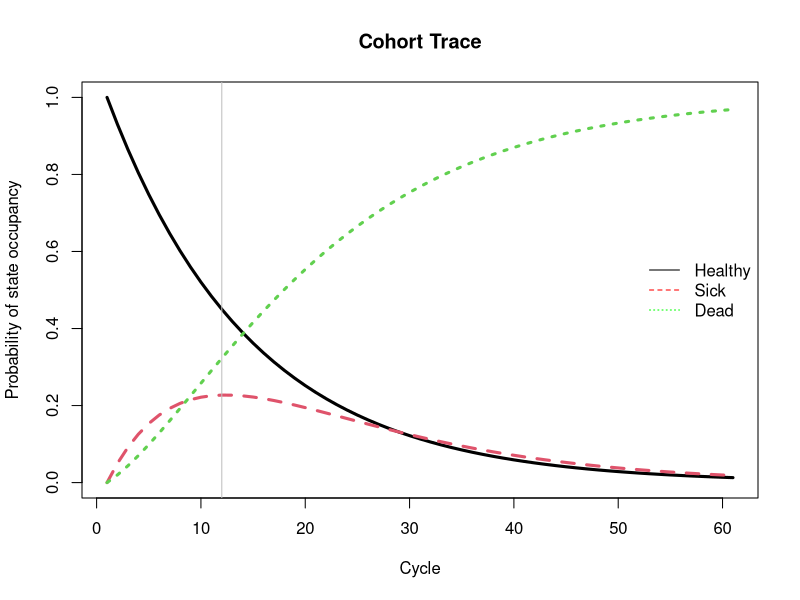
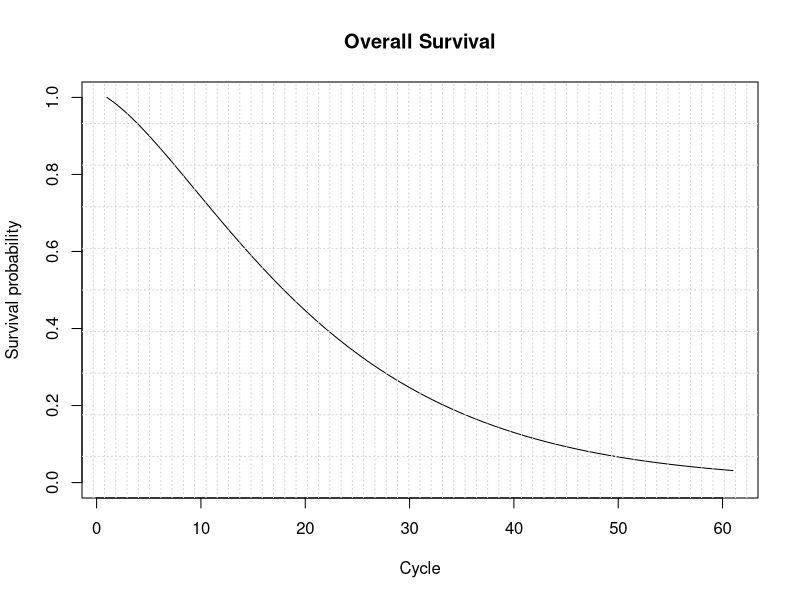
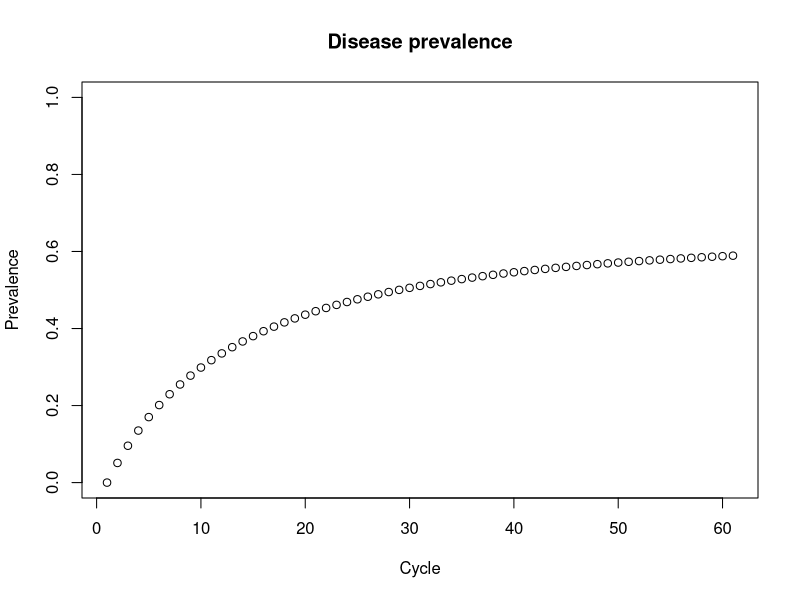

Here is the R script that generated these plots, in order:
## ---- chunk 1
rm(list = ls())      # clear memory (removes all the variables from the workspace)
## ---- chunk 2
# no packages required
## ---- chunk 3
# no functions required
## ---- chunk 4
# Strategy names
v_names_str <- c("Base Case")  

# Number of strategies
n_str <- length(v_names_str)

# Markov model parameters
v_n  <- c("Healthy", "Sick", "Dead")    # state names
n_s  <- length(v_n)                     # number of states
n_t  <- 60                              # number of cycles

p_HD <- 0.02                            # probability to die when healthy
p_HS <- 0.05                            # probability to become sick when healthy
p_SD <- 0.1                             # probability to die when sick

# Costs and utilities  
c_H  <- 400                             # cost of remaining one cycle healthy
c_S  <- 1000                            # cost of remaining one cycle sick
c_D  <- 0                               # cost of remaining one cycle dead
u_H  <- 0.8                             # utility when healthy 
u_S  <- 0.5                             # utility when sick
u_D  <- 0                               # utility when dead
d_e  <- d_c <- 0.03                     # equal discount of costs and QALYs by 3%

# calculate discount weights for costs for each cycle based on discount rate d_c
v_dwc <- 1 / (1 + d_e) ^ (0:n_t) 
# calculate discount weights for effectiveness for each cycle based on discount rate d_e
v_dwe <- 1 / (1 + d_c) ^ (0:n_t) 
## ---- chunk 5
# create the cohort trace
m_M <- matrix(NA, 
              nrow = n_t + 1 ,  # create Markov trace (n.t + 1 because R doesn't 
                                # understand Cycle 0)
              ncol = n_s, 
              dimnames = list(0:n_t, v_n))

m_M[1, ] <- c(1, 0, 0)          # initialize first cycle of Markov trace
## ---- chunk 6
# create the transition probability matrix
m_P  <- matrix(0,
               nrow = n_s,
               ncol = n_s,
               dimnames = list(v_n, v_n)) # name the columns and rows of the transition 
                                          # probability matrix
m_P
## ---- chunk 7
# from Healthy
m_P["Healthy", "Healthy"] <- 1 - p_HD - p_HS
m_P["Healthy", "Sick"]    <- p_HS
m_P["Healthy", "Dead"]    <- p_HD

# from Sick
m_P["Sick", "Sick"] <- 1 - p_SD
m_P["Sick", "Dead"] <- p_SD

# from Dead
m_P["Dead", "Dead"] <- 1

# check rows add up to 1
rowSums(m_P)
## ---- chunk 8
for (t in 1:n_t){                   # loop through the number of cycles
  m_M[t + 1, ] <- m_M[t, ] %*% m_P  # estimate the state vector for the next cycle (t + 1)
}

## ---- chunk 9
matplot(m_M, type = 'l', 
        ylab = "Probability of state occupancy",
        xlab = "Cycle",
        main = "Cohort Trace", lwd = 3)                 # create a plot of the data
legend("right", v_n, col = c("black", "red", "green"), 
       lty = 1:3, bty = "n")                            # add a legend to the graph

abline(v=which.max(m_M[, "Sick"]), col = "gray")
## ---- chunk 10
v_os <- 1 - m_M[, "Dead"]             # calculate the overall survival (OS) probability
v_os <- rowSums(m_M[, 1:2])           # alternative way of calculating the OS probability   

plot(v_os, type = 'l', 
     ylim = c(0, 1),
     ylab = "Survival probability",
     xlab = "Cycle",
     main = "Overall Survival")       # create a simple plot showing the OS

# add grid 
grid(nx = n_t, ny = 10, col = "lightgray", lty = "dotted", lwd = par("lwd"), 
     equilogs = TRUE) 
## ---- chunk 11
v_le <- sum(v_os)           # summing probablity of OS over time  (i.e. life expectancy)
## ---- chunk 12
v_prev <- m_M[, "Sick"]/v_os
plot(v_prev,
     ylim = c(0, 1),
     ylab = "Prevalence",
     xlab = "Cycle",
     main = "Disease prevalence")
## ---- chunk 13
# per cycle
# calculate expected costs by multiplying m_M with the cost vector for the different 
# health states   
v_tc <- m_M %*% c(c_H, c_S, c_D)  
# calculate expected QALYs by multiplying m_M with the utilities for the different 
# health states   
v_tu <- m_M %*% c(u_H, u_S, u_D)  
## ---- chunk 14
# Discount costs  by multiplying the cost vector with discount weights (v_dw) 
v_tc_d <-  t(v_tc) %*% v_dwc
# Discount QALYS  by multiplying the QALYs vector with discount weights (v_dw)
v_te_d <-  t(v_tu) %*% v_dwe
## ---- chunk 15
results <- data.frame( "Total Discounted Cost" = v_tc_d, 
                       "Life Expectancy" = v_le, 
                       "Total Discounted QALYs" = v_te_d, 
                       check.names = F)
results
